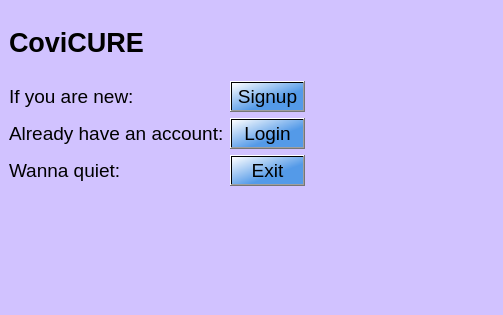
<?xml version="1.0" encoding="UTF-8"?>
<ui version="4.0">
 <class>MainWindow</class>
 <widget class="QMainWindow" name="MainWindow">
  <property name="geometry">
   <rect>
    <x>0</x>
    <y>0</y>
    <width>503</width>
    <height>315</height>
   </rect>
  </property>
  <property name="windowTitle">
   <string>MainWindow</string>
  </property>
  <property name="styleSheet">
   <string notr="true">background-color: rgb(209, 194, 255);</string>
  </property>
  <widget class="QWidget" name="centralwidget">
   <layout class="QVBoxLayout" name="verticalLayout_3">
    <item>
     <layout class="QVBoxLayout" name="verticalLayout_2" stretch="2,8,3">
      <item>
       <widget class="QLabel" name="label">
        <property name="font">
         <font>
          <pointsize>20</pointsize>
          <bold>true</bold>
          <strikeout>false</strikeout>
         </font>
        </property>
        <property name="layoutDirection">
         <enum>Qt::LeftToRight</enum>
        </property>
        <property name="autoFillBackground">
         <bool>false</bool>
        </property>
        <property name="text">
         <string>CoviCURE</string>
        </property>
       </widget>
      </item>
      <item>
       <layout class="QGridLayout" name="gridLayout" columnstretch="5,1,8">
        <item row="0" column="1">
         <widget class="QPushButton" name="pushButton_Signup_3">
          <property name="font">
           <font>
            <pointsize>14</pointsize>
            <italic>false</italic>
            <bold>false</bold>
           </font>
          </property>
          <property name="styleSheet">
           <string notr="true">background-color: qlineargradient(spread:reflect, x1:0, y1:0, x2:1, y2:1, stop:0 rgba(255, 255, 255, 255), stop:0.629213 rgba(84, 154, 232, 255));
font: 14pt&quot;Arial Rounded MT Bold&quot;;</string>
          </property>
          <property name="text">
           <string>Signup</string>
          </property>
         </widget>
        </item>
        <item row="3" column="1">
         <widget class="QPushButton" name="pushButton_Exit_3">
          <property name="font">
           <font>
            <pointsize>14</pointsize>
            <italic>false</italic>
            <bold>false</bold>
           </font>
          </property>
          <property name="styleSheet">
           <string notr="true">background-color: qlineargradient(spread:reflect, x1:0, y1:0, x2:1, y2:1, stop:0 rgba(255, 255, 255, 255), stop:0.629213 rgba(84, 154, 232, 255));
font: 14pt &quot;Arial Rounded MT Bold&quot;;</string>
          </property>
          <property name="text">
           <string>Exit</string>
          </property>
         </widget>
        </item>
        <item row="2" column="1">
         <widget class="QPushButton" name="pushButton_Login_3">
          <property name="font">
           <font>
            <pointsize>14</pointsize>
            <italic>false</italic>
            <bold>false</bold>
           </font>
          </property>
          <property name="styleSheet">
           <string notr="true">background-color: qlineargradient(spread:reflect, x1:0, y1:0, x2:1, y2:1, stop:0 rgba(255, 255, 255, 255), stop:0.629213 rgba(84, 154, 232, 255));
font: 14pt &quot;Arial Rounded MT Bold&quot;;</string>
          </property>
          <property name="text">
           <string>Login</string>
          </property>
         </widget>
        </item>
        <item row="3" column="0">
         <widget class="QLabel" name="label_10">
          <property name="font">
           <font>
            <pointsize>14</pointsize>
            <italic>false</italic>
            <bold>false</bold>
           </font>
          </property>
          <property name="styleSheet">
           <string notr="true">font: 14pt &quot;Arial Rounded MT Bold&quot;;</string>
          </property>
          <property name="text">
           <string>Wanna quiet:</string>
          </property>
         </widget>
        </item>
        <item row="0" column="0">
         <widget class="QLabel" name="label_8">
          <property name="font">
           <font>
            <pointsize>14</pointsize>
            <italic>false</italic>
            <bold>false</bold>
           </font>
          </property>
          <property name="styleSheet">
           <string notr="true">
font: 14pt &quot;Arial Rounded MT Bold&quot;;</string>
          </property>
          <property name="text">
           <string>If you are new:</string>
          </property>
         </widget>
        </item>
        <item row="0" column="2">
         <spacer name="horizontalSpacer_2">
          <property name="orientation">
           <enum>Qt::Horizontal</enum>
          </property>
          <property name="sizeHint" stdset="0">
           <size>
            <width>40</width>
            <height>20</height>
           </size>
          </property>
         </spacer>
        </item>
        <item row="2" column="0">
         <widget class="QLabel" name="label_9">
          <property name="font">
           <font>
            <pointsize>14</pointsize>
            <italic>false</italic>
            <bold>false</bold>
           </font>
          </property>
          <property name="styleSheet">
           <string notr="true">font: 14pt &quot;Arial Rounded MT Bold&quot;;</string>
          </property>
          <property name="text">
           <string>Already have an account:</string>
          </property>
         </widget>
        </item>
       </layout>
      </item>
      <item>
       <spacer name="verticalSpacer_2">
        <property name="orientation">
         <enum>Qt::Vertical</enum>
        </property>
        <property name="sizeHint" stdset="0">
         <size>
          <width>20</width>
          <height>40</height>
         </size>
        </property>
       </spacer>
      </item>
     </layout>
    </item>
   </layout>
  </widget>
  <widget class="QMenuBar" name="menubar">
   <property name="geometry">
    <rect>
     <x>0</x>
     <y>0</y>
     <width>503</width>
     <height>17</height>
    </rect>
   </property>
  </widget>
  <widget class="QStatusBar" name="statusbar"/>
 </widget>
 <resources/>
 <connections/>
</ui>
